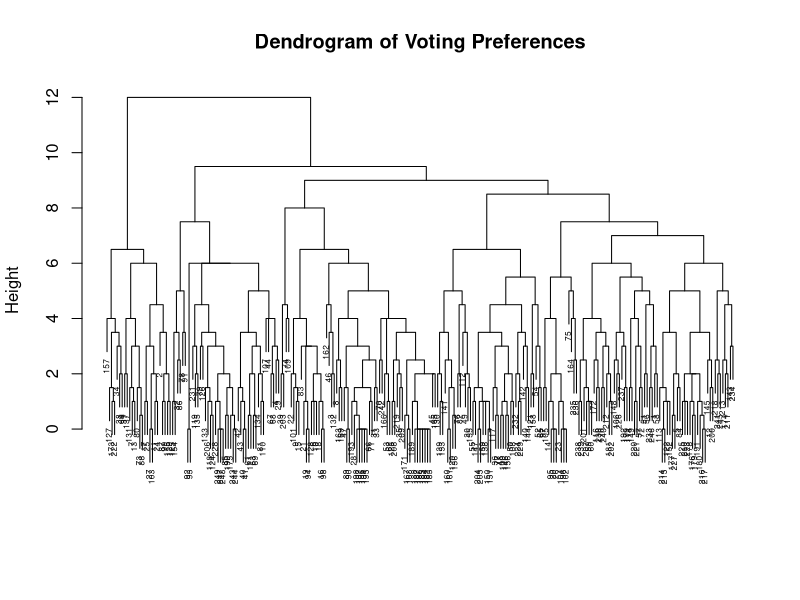
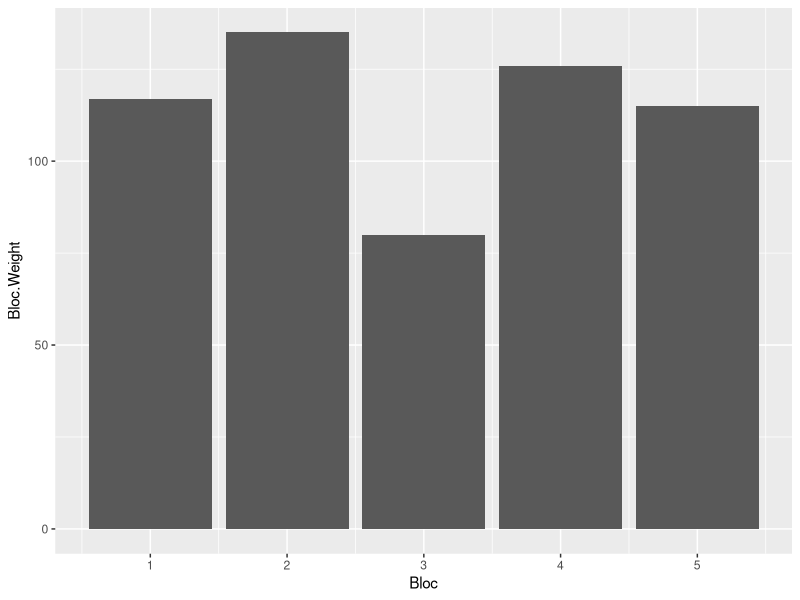
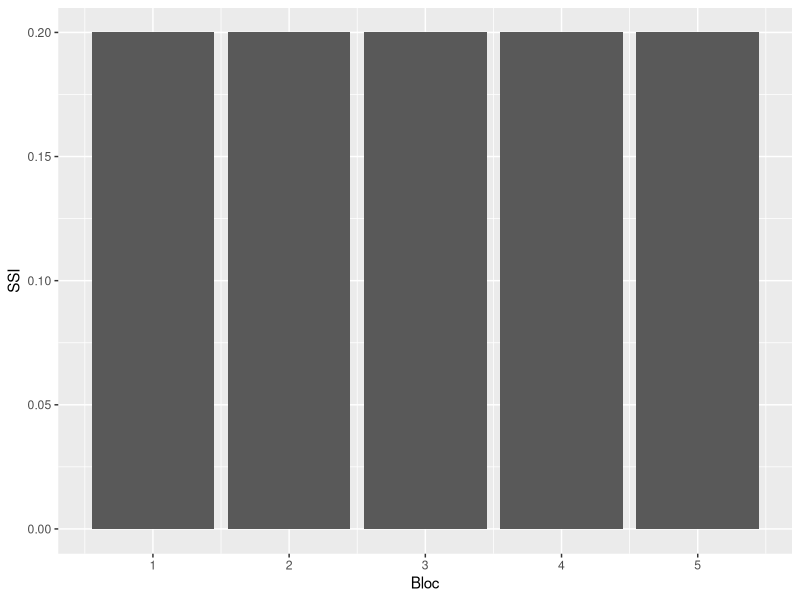
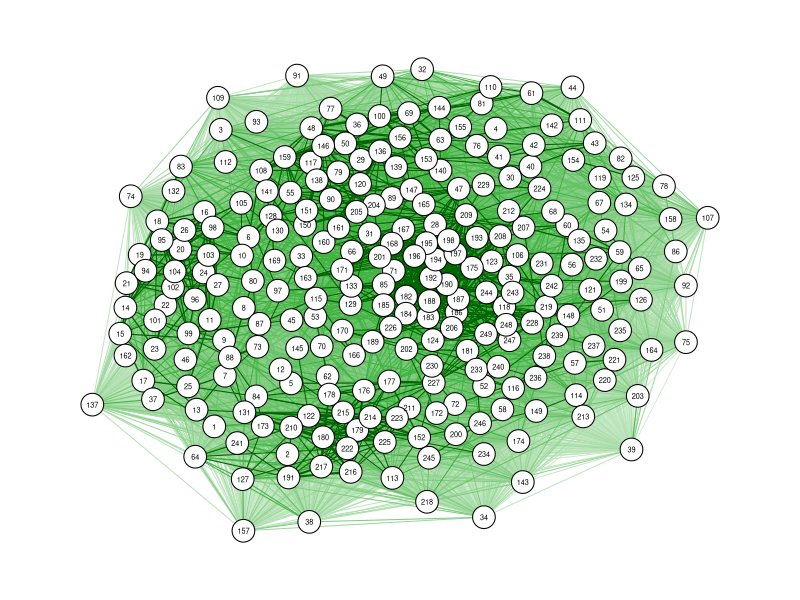

Reproduce these figures in R, in order.
## ---- chunk 1
knitr::opts_chunk$set(echo = TRUE)

library(tidyverse)
library(combinat)
library(qgraph)
## ---- chunk 2
votes <- read.csv("votes.csv", colClasses = c("Voter.ID" = "character")) # Voter.ID will be read as a hex number if type is unspecified
## ---- chunk 3
# restrict our attention to proposals not made before 0x824953e27fca1b0dbc0242b82750afbd2efb6b60621a6383674653bc826ef9c8
start_time <- votes %>%
  filter(Proposal.ID == "0x824953e27fca1b0dbc0242b82750afbd2efb6b60621a6383674653bc826ef9c8") %>%
  arrange(Time.Created) %>%
  head(1)
 
start_time <- start_time$Time.Created
v1 <- votes %>%
  filter(Time.Created >= start_time)

# count number of votes cast per voter
v1 <- v1 %>%
  group_by(Voter.ID) %>%
  mutate(N.Votes = n())

length(unique(v1$Voter.ID)) # we have 658  individual voters after this time
length(unique(v1$Proposal.ID)) # and 7 proposals

# and 69 voters who cast at least 4 votes
v1 %>%
  filter(N.Votes >= 4) %>%
  select(Voter.ID) %>%
  unique() %>%
  nrow()

# lets focus on these repeat voters
v1 <- v1 %>%
  filter(N.Votes >= 4) 
## ---- chunk 4
# make a table with rows=voters and cols=proposals, with cell values=how they voted.
proposals <- unique(v1$Proposal.ID)
voters <- unique(v1$Voter.ID)
vot_tab <- data.frame(matrix(nrow = length(voters), ncol= length(proposals)))
colnames(vot_tab) <- proposals
rownames(vot_tab) <- voters

# Note: this code is highly inefficient and could be made *much* faster.
for(i in 1:nrow(vot_tab)) {
  for(j in 1:ncol(vot_tab)) {
    row <- filter(v1, Voter.ID == voters[i], Proposal.ID == proposals[j])
    if(nrow(row) != 0) {
      vot_tab[i,j] <- row$Choice
    }
  }
}

# make the cols a little nicer
colnames(vot_tab) <- 1:length(proposals)
rownames(vot_tab) <- 1:length(voters)
## ---- chunk 5
# how many missing values do we have?
na_counts <- rowSums(is.na(vot_tab))
table(na_counts)
mean(na_counts)
## ---- chunk 6
vot_tab[is.na(vot_tab)] <- 1.5

dist <- dist(vot_tab, method = "manhattan")
dist_mat <- as.matrix(dist)
## ---- chunk 7
# Make a voting graph
jpeg('votegraph.jpg', width=1000, height=1000, unit='px')
qgraph(1/dist_mat, layout='spring', vsize=3)
dev.off()
## ---- chunk 8
hc <- hclust(dist, method = "complete")

plot(hc, main = "Dendrogram of Voting Preferences", xlab = "", sub = "",
     cex = 0.5)
## ---- chunk 9
# Cluster the voters into voting "blocs"
hc_clusters <- cutree(hc, 5)

v2 <- v1 %>%
  add_column(Bloc = NA)

for(i in 1:length(voters)) {
  id <- voters[i]
  rows <- which(v2$Voter.ID == id)
  v2$Bloc[rows] <- hc_clusters[i]
}

hc_clusters
## ---- chunk 10
# count each Bloc's voting weight, using each voter's max weight
v2 <- v2 %>%
  group_by(Voter.ID) %>%
  mutate(Max.Weight = max(Weight))

bloc_dist <- v2 %>%
  group_by(Bloc, Voter.ID, Max.Weight) %>%
  nest() %>%
  group_by(Bloc) %>%
  summarize(Bloc.Weight = sum(Max.Weight))

bloc_dist %>% ggplot(aes(x = Bloc, y = Bloc.Weight)) +
  geom_col()
## ---- chunk 11
# compute the gini coefficient of a given distribution
gini <- function(dist) {
  
  # area between Lorenz curve and line of equality
  num <- 0
  for(x in dist) {
    for(y in dist) {
      num <- num + abs(x - y)
    }
  }
  
  # area below line of equality
  denom <- 2*(length(dist))^2*mean(dist)
  
  num/denom
}

gini(bloc_dist$Bloc.Weight)
## ---- chunk 12
# compute Shapley-Shubik indices for a given distribution 
# params:
#   - dist: a distribution of voting power per voter
#   - thresh: the percentage of votes required to win, e.g. 0.5
ssi <- function(dist, thresh) {
  thresh_num <- ceiling(sum(dist)*thresh) # the number of votes required to win
  index_perm <- permn(1:length(dist)) # all possible voting orders
  ssis <- numeric(length(dist)) # a vector to store the S-S index for each voter
  
  # find the swing for each voting order
  for(order in index_perm) {
    tot_votes <- 0
    i <- 1

    while(tot_votes < thresh_num && i <= length(order)) { # identify the swing or determine that there is none
      tot_votes <- tot_votes + dist[order[i]]
      i <- i + 1
    }
    
    if(tot_votes >= thresh_num) { # increment the S-S index for the correct voter if the measure passed
      ssis[order[i - 1]] <- ssis[order[i - 1]] + 1
    }
  }
  
  ssis
}

# calculate the S-S indices as a probability dist; proportions rather than sums
ssi_prop <- function(dist, thresh) {
  ssis <- ssi(dist,thresh)
  ssis/sum(ssis)
}

bloc_dist$SSI <- ssi_prop(bloc_dist$Bloc.Weight, 0.5)

bloc_dist %>% ggplot(aes(x = Bloc, y = SSI)) +
  geom_col()
